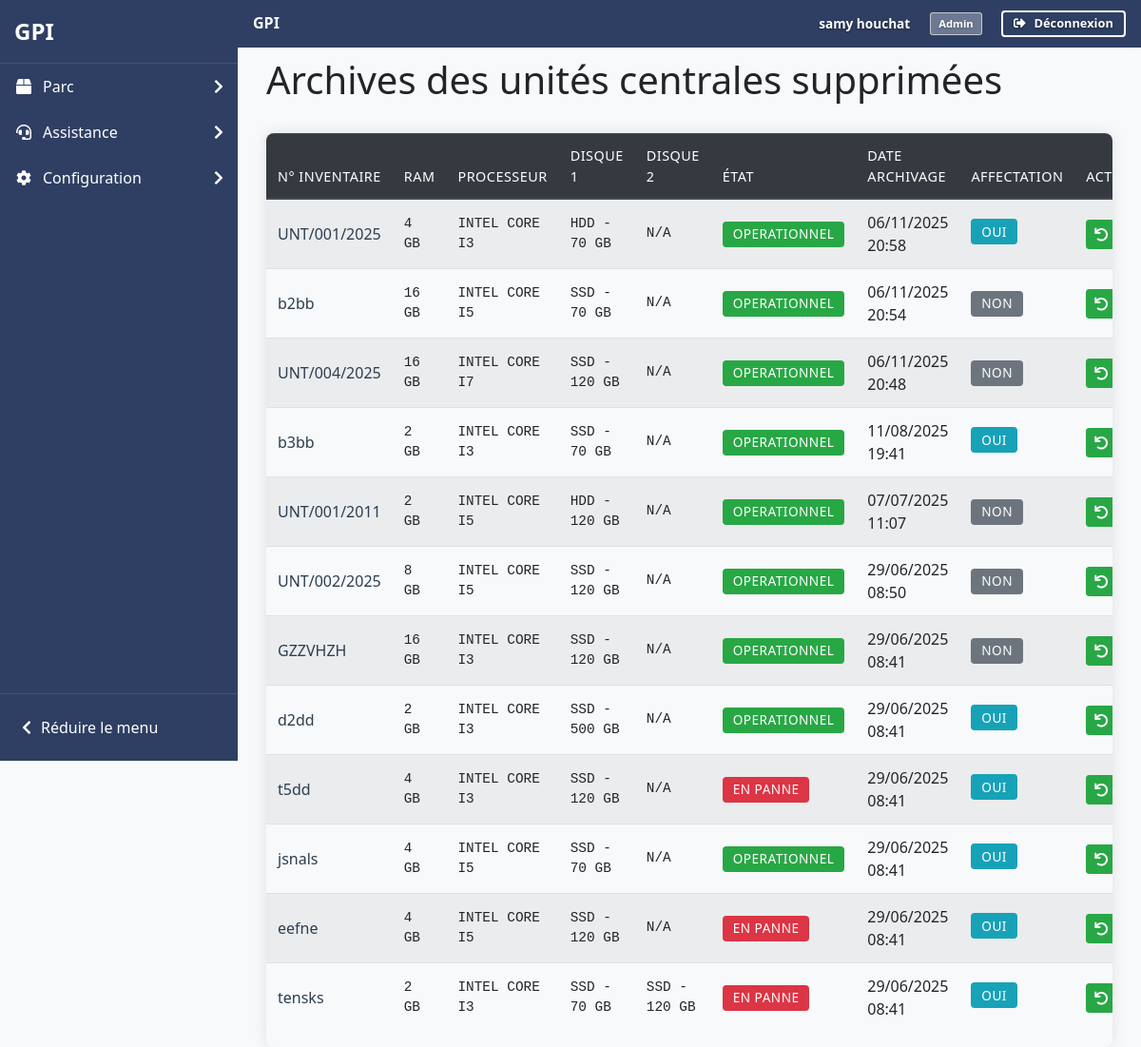
Page /pages/archives/archives_unite.php (signed in) on the committed database.
### tables this page shows
CREATE TABLE IF NOT EXISTS `users` (
  `id_user` int NOT NULL AUTO_INCREMENT,
  `prenom` varchar(100) NOT NULL,
  `nom` varchar(100) NOT NULL,
  `email` varchar(255) NOT NULL,
  `password` varchar(255) NOT NULL,
  `id_role` int NOT NULL,
  `date_created` timestamp NULL DEFAULT CURRENT_TIMESTAMP,
  `code_utilisateur` varchar(6) DEFAULT NULL,
  PRIMARY KEY (`id_user`),
  UNIQUE KEY `email` (`email`),
  UNIQUE KEY `code_utilisateur` (`code_utilisateur`),
  KEY `fk_users_role` (`id_role`),
  KEY `idx_code_utilisateur` (`code_utilisateur`)
);

CREATE TABLE IF NOT EXISTS `roles` (
  `id_role` int NOT NULL AUTO_INCREMENT,
  `role_name` varchar(50) NOT NULL,
  PRIMARY KEY (`id_role`),
  UNIQUE KEY `role_name` (`role_name`)
);

CREATE TABLE IF NOT EXISTS `archives_unite` (
  `id_archive` int NOT NULL AUTO_INCREMENT,
  `id_unite` int NOT NULL,
  `numero_inventaire` varchar(255) NOT NULL,
  `ram` varchar(255) DEFAULT NULL,
  `processeur` varchar(255) DEFAULT NULL,
  `disque_dur_1_type` varchar(255) DEFAULT NULL,
  `disque_dur_1_capacite` varchar(255) DEFAULT NULL,
  `disque_dur_2_type` varchar(255) DEFAULT NULL,
  `disque_dur_2_capacite` varchar(255) DEFAULT NULL,
  `etat` enum('Operationnel','En panne') DEFAULT 'Operationnel',
  `date_achat` date DEFAULT NULL,
  `date_ajout` datetime DEFAULT NULL,
  `supprime_le` datetime DEFAULT NULL,
  `est_affecte` tinyint(1) DEFAULT NULL,
  `date_archive` timestamp NOT NULL DEFAULT CURRENT_TIMESTAMP,
  PRIMARY KEY (`id_archive`)
);

### pages/archives/archives_unite.php (the view, shortened to what this page needs)
<?php
require_once '../../includes/functions.php';
afficherHeader('Archives des unités centrales', 2);
try {
    $pdo = connectDB();
    $stmt = $pdo->query("
        SELECT *
        FROM archives_unite
        ORDER BY date_archive DESC
    ");
    $archives = $stmt->fetchAll();
?>
    <div class="d-flex justify-content-between align-items-center mb-4">
        <h1>Archives des unités centrales supprimées</h1>
    </div>
    <?php if (empty($archives)): ?>
        <div class="alert alert-info">Aucune unité archivée.</div>
    <?php else: ?>
        <div class="table-responsive">
            <table class="table table-striped">
                <thead class="thead-dark">
                    <tr>
                        <th>N° Inventaire</th>
                        <th>RAM</th>
                        <th>Processeur</th>
                        <th>Disque 1</th>
                        <th>Disque 2</th>
                        <th>État</th>
                        <th>Date archivage</th>
                        <th>Affectation</th>
                        <th>Actions</th>
                    </tr>
                </thead>
                <tbody>
                    <?php foreach ($archives as $archive):
                        $disque2 = $archive['disque_dur_2_type'] ?
                            htmlspecialchars($archive['disque_dur_2_type']).' - '.htmlspecialchars($archive['disque_dur_2_capacite']) :
                            'N/A';
                    ?>
                        <tr>
                            <td><?= htmlspecialchars($archive['numero_inventaire']) ?></td>
                            <td><?= htmlspecialchars($archive['ram']) ?></td>
                            <td><?= htmlspecialchars(str_replace('_', ' ', $archive['processeur'])) ?></td>
                            <td><?= htmlspecialchars($archive['disque_dur_1_type'] . ' - ' . $archive['disque_dur_1_capacite']) ?></td>
                            <td><?= $disque2 ?></td>
                            <td>
                                <span class="badge badge-<?= $archive['etat'] === 'Operationnel' ? 'success' : 'danger' ?>">
                                    <?= htmlspecialchars($archive['etat']) ?>
                                </span>
                            </td>
                            <td><?= date('d/m/Y H:i', strtotime($archive['date_archive'])) ?></td>
                            <td>
                                <span class="badge badge-<?= $archive['est_affecte'] ? 'info' : 'secondary' ?>">
                                    <?= $archive['est_affecte'] ? 'Oui' : 'Non' ?>
                                </span>
                            </td>
                            <td>
                                <form method="post" class="d-inline">
                                    <button type="submit" name="restaurer" class="btn btn-success btn-sm restore-btn">
                                        <i class="fas fa-undo"></i> Restaurer
                                    </button>
                                </form>
                            </td>
                        </tr>
                    <?php endforeach; ?>
                </tbody>
            </table>
        </div>
    <?php endif; ?>
<?php
} catch (Exception $e) {
    echo '<div class="alert alert-danger">Erreur : ' . htmlspecialchars($e->getMessage()) . '</div>';
}
afficherFooter();
?>

### includes/functions.php (shortened to what this page needs)
<?php
function connectDB() {
    $host = 'localhost';
    $db   = 'gpii';
    $user = 'root';
    $pass = '';
    $charset = 'utf8mb4';
    $dsn = "mysql:host=$host;dbname=$db;charset=$charset";
    $options = [
        PDO::ATTR_ERRMODE => PDO::ERRMODE_EXCEPTION,
        PDO::ATTR_DEFAULT_FETCH_MODE => PDO::FETCH_ASSOC
    ];
    return new PDO($dsn, $user, $pass, $options);
}
function afficherHeader($titre, $niveau = 1, $afficher_sidebar = true) {
    $prefix = str_repeat('../', $niveau);
    echo '<!DOCTYPE html>';
    echo '<html lang="fr">';
    echo '<head>';
    echo '<link rel="stylesheet" href="' . $prefix . 'assets/css/bootstrap.css">';
    echo '<link rel="stylesheet" href="' . $prefix . 'assets/css/custom.css">';
    echo '<link rel="stylesheet" href="https://cdnjs.cloudflare.com/ajax/libs/font-awesome/5.15.3/css/all.min.css">';
    echo '<link rel="stylesheet" href="https://cdn.jsdelivr.net/npm/bootstrap-icons@1.11.3/font/bootstrap-icons.css">';
    echo '</head>';
    echo '<body>';
    if ($afficher_sidebar) {
        echo '<div class="sidebar-glpi">';
        echo '<div class="sidebar-header">';
        echo '<a href="' . $prefix . 'index.php" class="logo-container">';
        echo '<span class="logo-text">GPI</span>';
        echo '</a>';
        echo '</div>';
        echo '<nav class="sidebar-nav">';
        echo '<ul class="sidebar-menu">';
        if (isset($_SESSION['user_role']) && ($_SESSION['user_role'] == 1 || $_SESSION['user_role'] == 2)) {
            echo '<li class="sidebar-item">';
            echo '<a href="#" class="sidebar-link">';
            echo '<i class="fas fa-box sidebar-icon"></i>';
            echo '<span>Parc</span>';
            echo '<i class="fas fa-chevron-right sidebar-arrow"></i>';
            echo '</a>';
            echo '</li>';
        }
        echo '<li class="sidebar-item">';
        echo '<a href="#" class="sidebar-link">';
        echo '<i class="fas fa-headset sidebar-icon"></i>';
        echo '<span>Assistance</span>';
        echo '<i class="fas fa-chevron-right sidebar-arrow"></i>';
        echo '</a>';
        echo '</li>';
        if (isset($_SESSION['user_role']) && $_SESSION['user_role'] == 1) {
            echo '<li class="sidebar-item">';
            echo '<a href="#" class="sidebar-link">';
            echo '<i class="fas fa-cog sidebar-icon"></i>';
            echo '<span>Configuration</span>';
            echo '<i class="fas fa-chevron-right sidebar-arrow"></i>';
            echo '</a>';
            echo '</li>';
        }
        echo '</ul>';
        echo '</nav>';
        echo '<div class="sidebar-footer">';
        echo '<button class="btn-collapse" id="collapseMenu">';
        echo '<i class="fas fa-chevron-left"></i>';
        echo '<span>Réduire le menu</span>';
        echo '</button>';
        echo '</div>';
        echo '</div>';
    }
    echo '<nav class="navbar navbar-expand-lg navbar-dark bg-primary mb-1">';
    echo '<div class="container d-flex justify-content-between align-items-center">';
    echo '<a class="navbar-brand" href="' . $prefix . 'index.php">GPI</a>';
    echo '<div class="d-flex align-items-center">';
    if (isset($_SESSION['user_id'])) {
        $pdo = connectDB();
        $stmt = $pdo->prepare("SELECT u.nom, u.prenom, r.role_name FROM users u JOIN roles r ON u.id_role = r.id_role WHERE u.id_user = ?");
        $stmt->execute([$_SESSION['user_id']]);
        $user = $stmt->fetch();
        echo '<div class="navbar-user-info mr-3">';
        echo '<span class="user-name mr-2">' . htmlspecialchars($user['prenom'] . ' ' . $user['nom']) . '</span>';
        echo '<span class="user-role">' . htmlspecialchars($user['role_name']) . '</span>';
        echo '</div>';
        echo '<a href="' . $prefix . 'includes/logout.php" class="btn btn-outline-light"><i class="fas fa-sign-out-alt mr-1"></i>Déconnexion</a>';
    } else {
        echo '<a href="' . $prefix . 'index.php" class="btn btn-outline-light"><i class="fas fa-sign-in-alt mr-1"></i>Connexion</a>';
    }
    echo '</div>';
    echo '</div>';
    echo '</nav>';
    if ($afficher_sidebar) {
        echo '<div class="container">';
    } else {
        echo '<div class="container-fluid">';
    }
}
function afficherFooter() {
    echo '</div>';
    echo '</body>';
    echo '</html>';
}
        ?>

### rows in the picture
users: prenom+nom "samy houchat", id_role.role_name "Admin"
archives_unite: numero_inventaire "UNT/001/2025", ram "4 GB", processeur "INTEL CORE I3", disque_dur_1_type+disque_dur_1_capacite "HDD - 70 GB", disque_dur_2_type "N/A", etat "OPERATIONNEL", date_archive "06/11/2025 20:58", est_affecte "OUI"
archives_unite: numero_inventaire "b2bb", ram "16 GB", processeur "INTEL CORE I5", disque_dur_1_type+disque_dur_1_capacite "SSD - 70 GB", disque_dur_2_type "N/A", etat "OPERATIONNEL", date_archive "06/11/2025 20:54", est_affecte "NON"
archives_unite: numero_inventaire "UNT/004/2025", ram "16 GB", processeur "INTEL CORE I7", disque_dur_1_type+disque_dur_1_capacite "SSD - 120 GB", disque_dur_2_type "N/A", etat "OPERATIONNEL", date_archive "06/11/2025 20:48", est_affecte "NON"
archives_unite: numero_inventaire "b3bb", ram "2 GB", processeur "INTEL CORE I3", disque_dur_1_type+disque_dur_1_capacite "SSD - 70 GB", disque_dur_2_type "N/A", etat "OPERATIONNEL", date_archive "11/08/2025 19:41", est_affecte "OUI"
archives_unite: numero_inventaire "UNT/001/2011", ram "2 GB", processeur "INTEL CORE I5", disque_dur_1_type+disque_dur_1_capacite "HDD - 120 GB", disque_dur_2_type "N/A", etat "OPERATIONNEL", date_archive "07/07/2025 11:07", est_affecte "NON"
archives_unite: numero_inventaire "UNT/002/2025", ram "8 GB", processeur "INTEL CORE I5", disque_dur_1_type+disque_dur_1_capacite "SSD - 120 GB", disque_dur_2_type "N/A", etat "OPERATIONNEL", date_archive "29/06/2025 08:50", est_affecte "NON"
archives_unite: numero_inventaire "GZZVHZH", ram "16 GB", processeur "INTEL CORE I3", disque_dur_1_type+disque_dur_1_capacite "SSD - 120 GB", disque_dur_2_type "N/A", etat "OPERATIONNEL", date_archive "29/06/2025 08:41", est_affecte "NON"
archives_unite: numero_inventaire "d2dd", ram "2 GB", processeur "INTEL CORE I3", disque_dur_1_type+disque_dur_1_capacite "SSD - 500 GB", disque_dur_2_type "N/A", etat "OPERATIONNEL", date_archive "29/06/2025 08:41", est_affecte "OUI"
archives_unite: numero_inventaire "t5dd", ram "4 GB", processeur "INTEL CORE I3", disque_dur_1_type+disque_dur_1_capacite "SSD - 120 GB", disque_dur_2_type "N/A", etat "EN PANNE", date_archive "29/06/2025 08:41", est_affecte "OUI"
archives_unite: numero_inventaire "jsnals", ram "4 GB", processeur "INTEL CORE I5", disque_dur_1_type+disque_dur_1_capacite "SSD - 70 GB", disque_dur_2_type "N/A", etat "OPERATIONNEL", date_archive "29/06/2025 08:41", est_affecte "OUI"
archives_unite: numero_inventaire "eefne", ram "4 GB", processeur "INTEL CORE I5", disque_dur_1_type+disque_dur_1_capacite "SSD - 120 GB", disque_dur_2_type "N/A", etat "EN PANNE", date_archive "29/06/2025 08:41", est_affecte "OUI"
archives_unite: numero_inventaire "tensks", ram "2 GB", processeur "INTEL CORE I3", disque_dur_1_type+disque_dur_1_capacite "SSD - 70 GB", disque2 "SSD - 120 GB", etat "EN PANNE", date_archive "29/06/2025 08:41", est_affecte "OUI"
